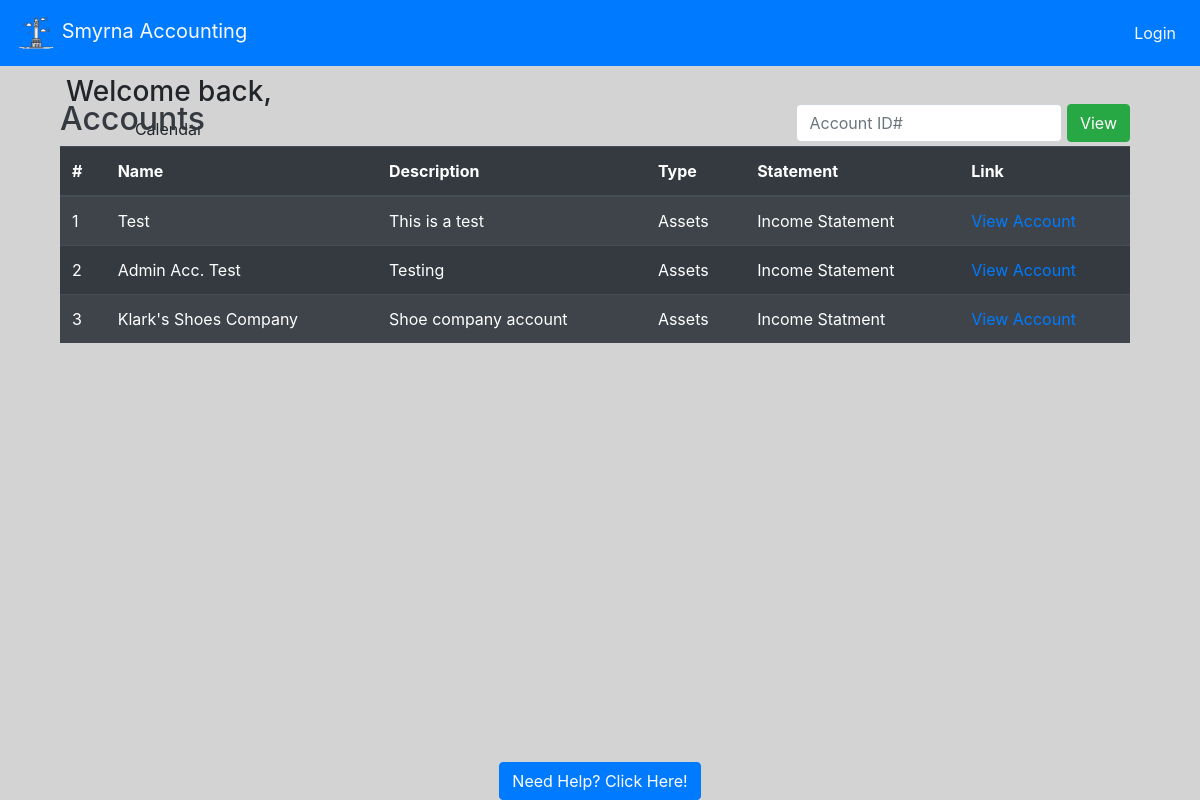
The page /home on the database its author committed.
### website/models.py (models this page shows, shortened)
class Account(db.Model):
    acc_num = db.Column(db.Integer, primary_key=True)  # unique identifier. Needs adjusting
    user_id = db.Column(db.Integer, db.ForeignKey(User.id), nullable=False)
    acc_name = db.Column(db.String(150), unique=True)
    acc_desc = db.Column(db.String(150))
    acc_cat = db.Column(db.String(150))
    init_bal = db.Column(db.Float)
    acc_statement = db.Column(db.String(150))
    db.relationship('Journal', backref='user_journals')

### website/auth.py (the view)
@auth.route('/home')
def homepage():
    return render_template("home.html", user=current_user, acc_query = Account.query.join(User))

### website/templates/home.html (shortened to what this page needs)
{% extends "base.html" %}
{%block content%}
<div class="prof-container">
    <h3 class="pl-2 text-center"> Welcome back, {{current_user.firstName}}</h3>
    <p class=" text-center pl-2">Calendar</p>
    <div class="cal">
    </div>
</div>
    <div class="container text-light pb-2" style="position: absolute; top: 100px; width: 1100px;">
        <form class ="form-inline" method="POST">
        <h2 class="text-dark">Accounts</h2>
          <div class="ml-auto">
            <input type="search" name="searchBar" class="form-control pr-1" placeholder="Account ID#"
              list = "userData" />
              <button class="btn btn-success" type="submit">View</button>
          </div>
        </form>
        <div>
          <table class="table table-striped table-dark">
            <thead>
              <tr>
                <th scope="col">#</th>
                <th scope="col">Name</th>
                <th scope="col">Description</th>
                <th scope="col">Type</th>
                <th scope="col">Statement</th>
                <th scope="col">Link</th>
              </tr>
            </thead>
            <tbody style="overflow-y: scroll;">
              {% for account in acc_query %}
              <tr id="rowz">
                <td><a id = "link" style="color: white;" >{{account.acc_num}}</a></td>
                <td>{{account.acc_name}}</td>
                <td>{{account.acc_desc}}</td>
                <td>{{account.acc_cat}}</td>
                <td>{{account.acc_statement}}</td>
                <td><a href="/accountView/{{user.id}}" class="link-info">View Account</a></td>
              </tr>
              {% endfor %}
            </tbody>
          </table>
        </div>
      </div>
{% endblock %}

### website/templates/home.html (style rules this page uses)
div.cal { position: absolute; padding-left: 15px; }
div.prof-container { position: absolute; left: 10px; top: 75px; height: 400px; width: 310px; }

### rows shown on the page
Account: acc_num "1", acc_name "Test", acc_desc "This is a test", acc_cat "Assets", acc_statement "Income Statement"
Account: acc_num "2", acc_name "Admin Acc. Test", acc_desc "Testing", acc_cat "Assets", acc_statement "Income Statement"
Account: acc_num "3", acc_name "Klark's Shoes Company", acc_desc "Shoe company account", acc_cat "Assets", acc_statement "Income Statment"
